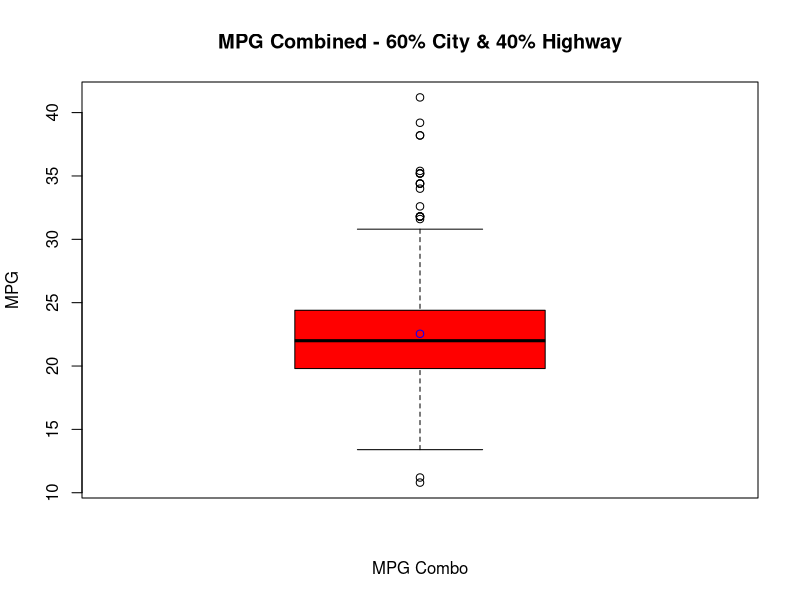
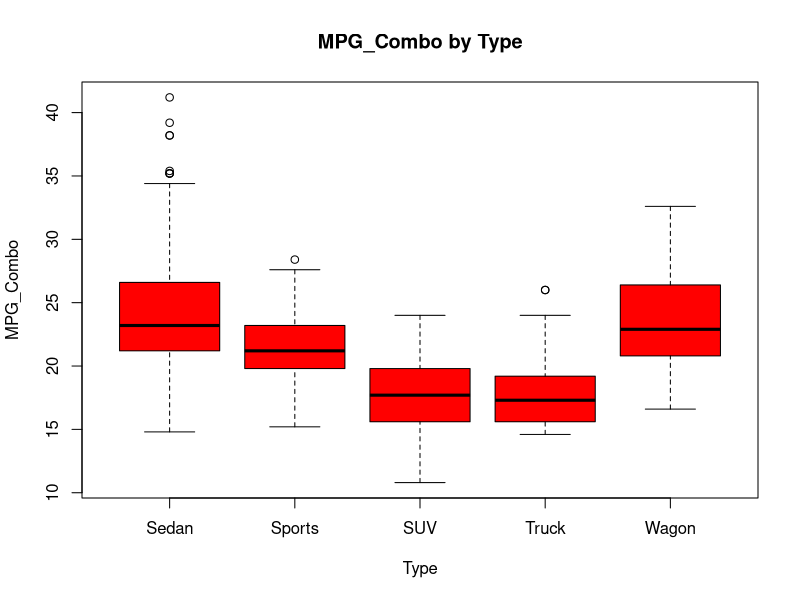
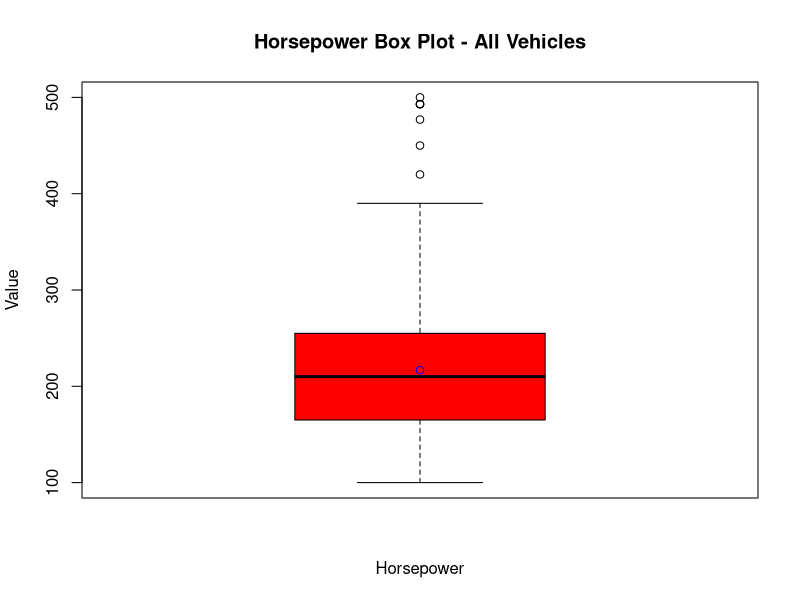
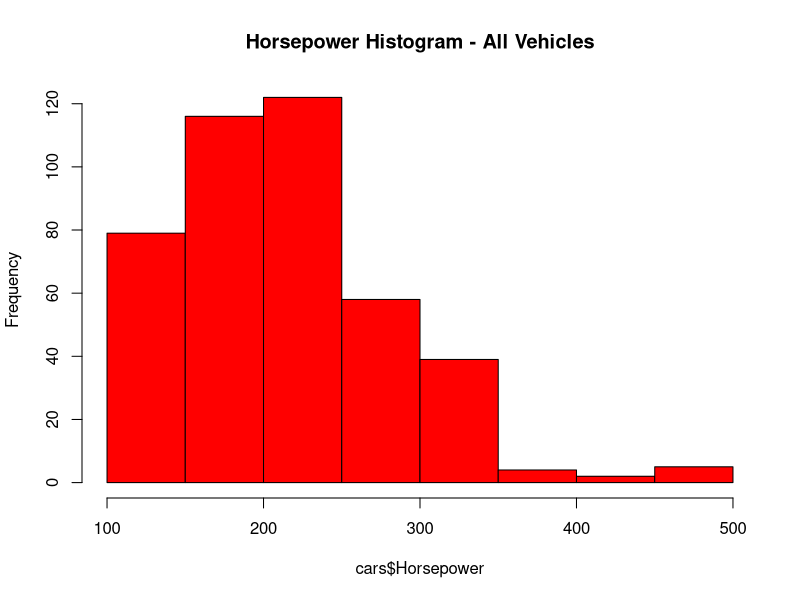
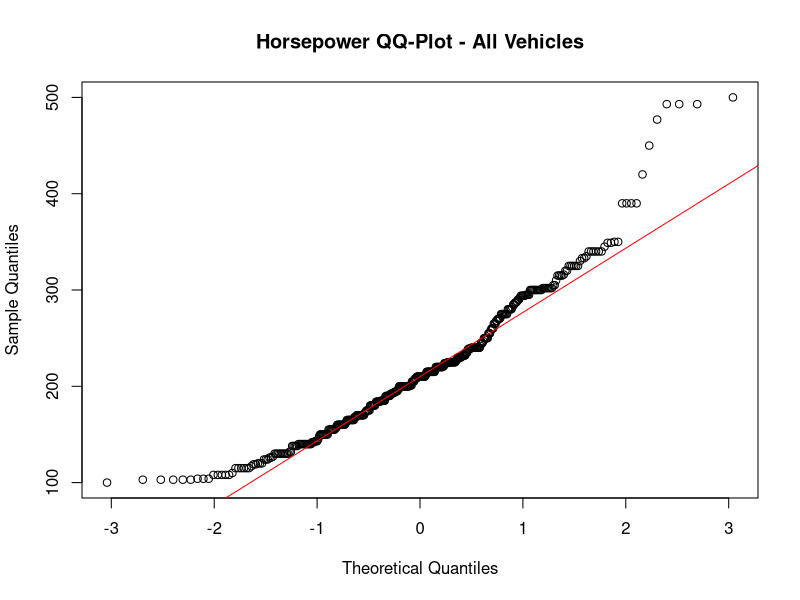
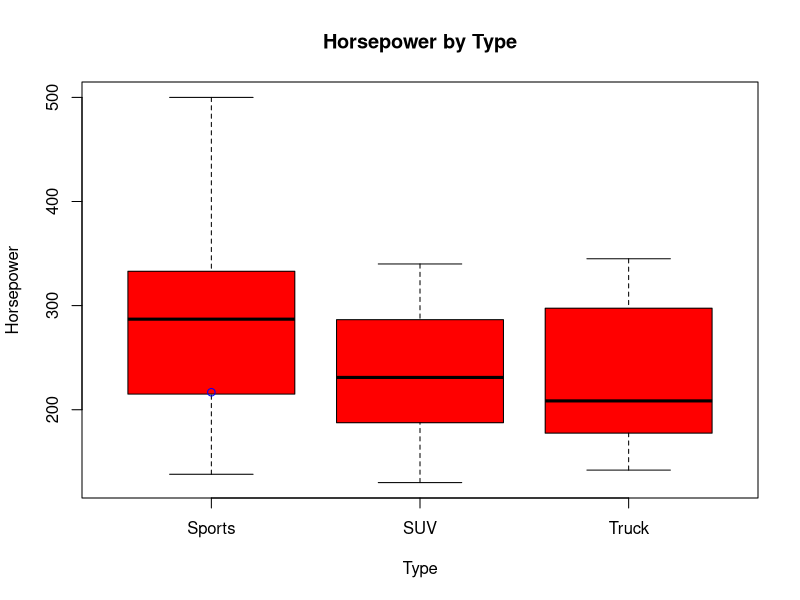
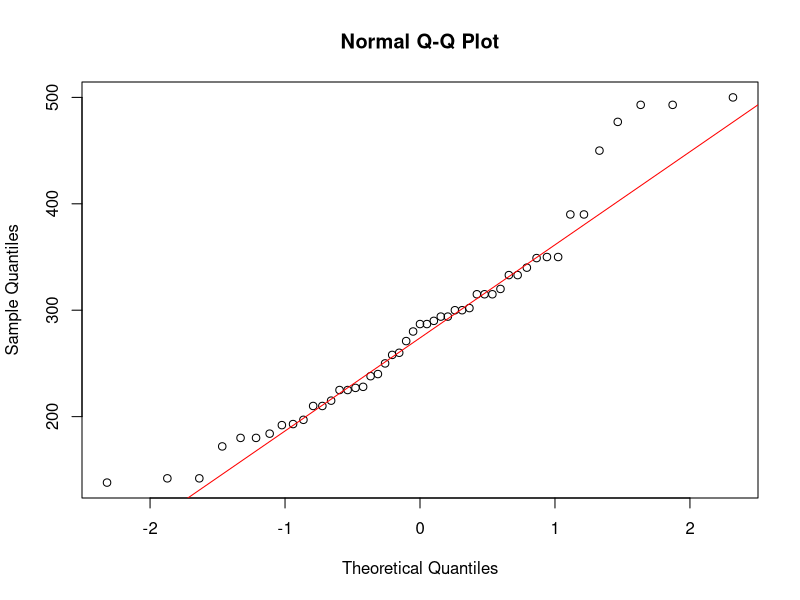
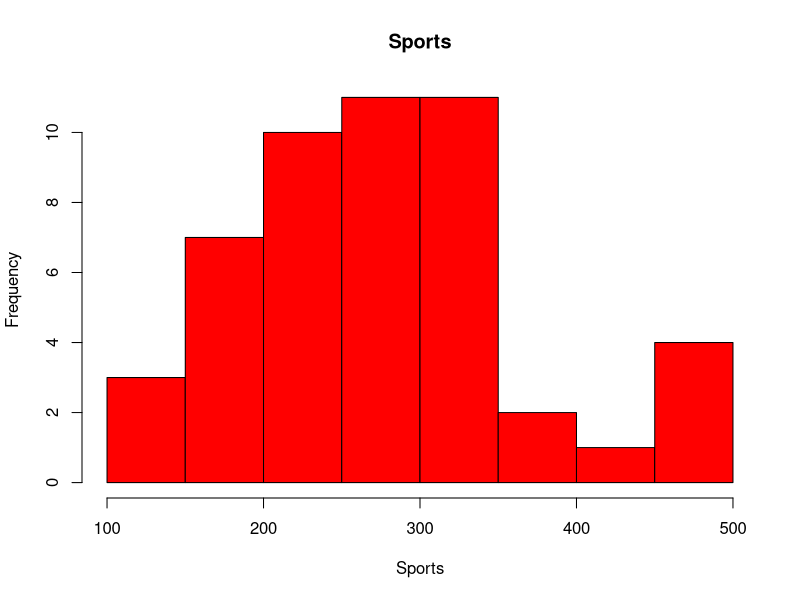

Source code (R) for these figures, in order:
## ---- chunk 1
library(dplyr)
library(e1071)
library(fBasics)
library(MASS)
## ---- chunk 2
setwd("/Users/c2cypher/codebase/msda/sta-6443-902-data_analytics_algorithms/HW1") 
## ---- chunk 3
cars=read.csv("Cars.csv", header = TRUE)
## ---- chunk 4
MPG_Combo <- 0.6*cars$MPG_City+0.4*cars$MPG_Highway   
cars=data.frame(cars, MPG_Combo)
summary(cars$MPG_Combo)
## ---- chunk 5
boxplot(cars$MPG_Combo, 
        main="MPG Combined - 60% City & 40% Highway",
        ylab="MPG",
        xlab="MPG Combo",
        col="red",
        border="black"); 
points(mean(cars$MPG_Combo, na.rm = TRUE), col="blue")
## ---- chunk 6
boxplot(MPG_Combo~Type,
        data = cars,
        main="MPG_Combo by Type",
        xlab="Type",
        ylab="MPG_Combo",
        col="red",
        border="black")
## ---- chunk 7
summary(cars$Horsepower)
mean(cars$Horsepower)
median(cars$Horsepower)
var(cars$Horsepower)
range(cars$Horsepower)
skewness(cars$Horsepower)
## ---- chunk 8
boxplot(cars$Horsepower, 
        main = "Horsepower Box Plot - All Vehicles",
        xlab = "Horsepower",
        ylab = "Value",
        col = "red",
        border = "black"); 
points(mean(cars$Horsepower, na.rm = TRUE), col="blue")
## ---- chunk 9
hist(cars$Horsepower, 
     main = "Horsepower Histogram - All Vehicles",
     col = "red",
     border = "black")
## ---- chunk 10
qqnorm(cars$Horsepower,
       main = "Horsepower QQ-Plot - All Vehicles");
qqline(cars$Horsepower, col = "red")
## ---- chunk 11
shapiro.test(cars$Horsepower)
## ---- chunk 12
specified_types <- c("Sports", "SUV", "Truck")
cars2 = filter(cars, Type %in% specified_types)
boxplot(Horsepower ~ Type, 
        data = cars2, 
        main="Horsepower by Type",
        xlab="Type", 
        ylab="Horsepower", 
        col="red", 
        border="black"); 
points(mean(cars$Horsepower), col="blue")
## ---- chunk 13
qqnorm(cars2$Horsepower[cars2$Type=="Sports"]);
qqline(cars2$Horsepower[cars2$Type=="Sports"], col = "red")
hist(cars2$Horsepower[cars2$Type=="Sports"], 
     main = "Sports", 
     xlab="Sports",
     col = "red",
     border = "black")
shapiro.test(cars2$Horsepower[cars2$Type=="Sports"])
## ---- chunk 14
qqnorm(cars2$Horsepower[cars2$Type=="SUV"]);
qqline(cars2$Horsepower[cars2$Type=="SUV"], col = "red")
hist(cars2$Horsepower[cars2$Type=="SUV"], 
     main = "SUV", 
     xlab="SUV",
     col = "red",
     border = "black")
shapiro.test(cars2$Horsepower[cars2$Type=="SUV"])

## ---- chunk 15
qqnorm(cars2$Horsepower[cars2$Type=="Truck"]);
qqline(cars2$Horsepower[cars2$Type=="Truck"], col = "red")
hist(cars2$Horsepower[cars2$Type=="Truck"], 
     main = "Truck", 
     xlab="Truck",
     col = "red",
     border = "black")
shapiro.test(cars2$Horsepower[cars2$Type=="Truck"])
## ---- chunk 16
# Filter DataFrame to include only SUV & Truck 
suv_truck_types <- c("SUV", "Truck")
cars3 = filter(cars2, Type %in% suv_truck_types)

# Perform the Wilcoxon rank-sum test
wilcox.test(Horsepower~Type, data = cars3, exact=FALSE)
## ---- chunk 17
# Import dataset
df = airquality

# Filter DataFrame to include only July & August 
months <- c(7, 8)
aug_july_df = filter(df, Month %in% months)
## ---- chunk 18
# Create QQ-plot for July normality check.
qqnorm(aug_july_df$Wind[aug_july_df$Month==7]);qqline(aug_july_df$Wind[aug_july_df$Month==7], col = 2)

# Perform the Shapiro-Wilk test for July normality check.
shapiro.test(aug_july_df$Wind[aug_july_df$Month==7])

# Create QQ-plot for August normality check.
qqnorm(aug_july_df$Wind[aug_july_df$Month==8]);qqline(aug_july_df$Wind[aug_july_df$Month==8], col = 2)

# Perform the Shapiro-Wilk test for August normality check.
shapiro.test(aug_july_df$Wind[aug_july_df$Month==8])
## ---- chunk 19
var.test(Wind ~ Month, data=aug_july_df, alternative="two.sided")
## ---- chunk 20
t.test(Wind ~ Month, data = aug_july_df, alternative = "two.sided", var.equal=TRUE)
